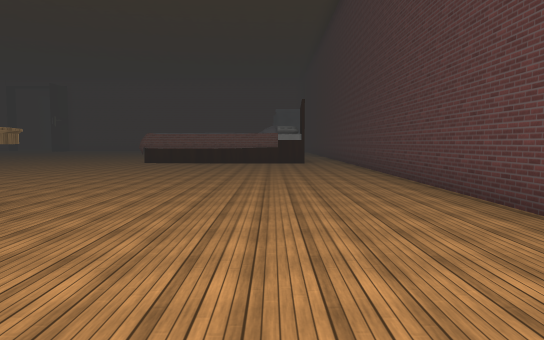
view 1 (above)

23 first-person views from a walk through a 3-D level made in the Unity game engine. The camera is 1.5 m above the floor, tilts 4° down and sees 70° across. The floor is counted in squares, 2.22 m on a side. Each view is taken from the middle of a square. On the plan, view 1 faces up. The plan holds only what a view shows up to about 11 squares ahead; the rest is blank. The place goes on beyond the plan. The player character is not drawn. Some animated figures are left out. Some surface patterns are stand-ins.

view 2
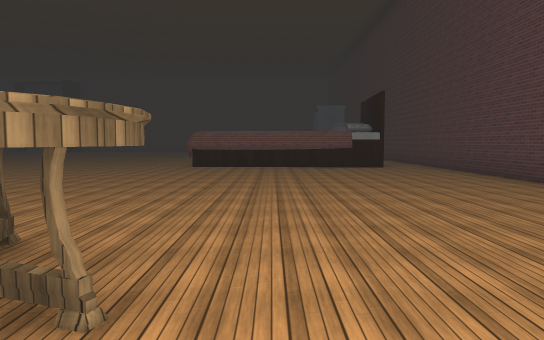

view 3
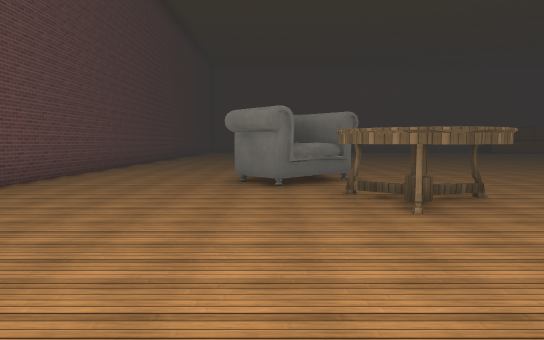

view 4
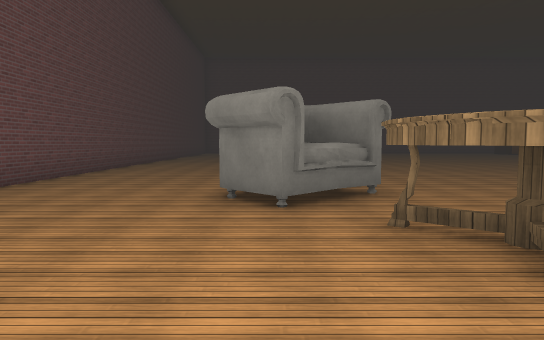

view 5
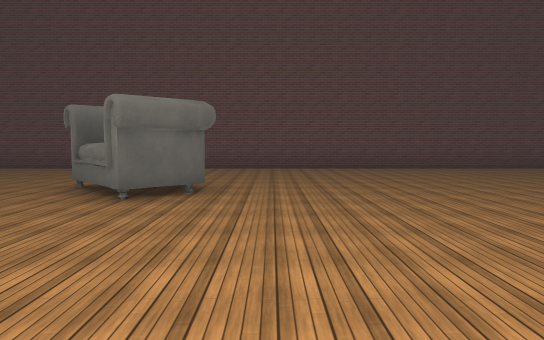

view 6
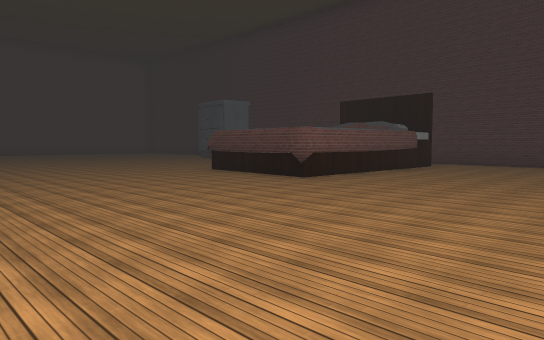

view 7
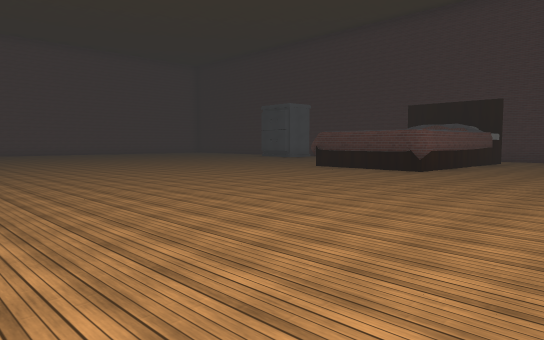

view 8
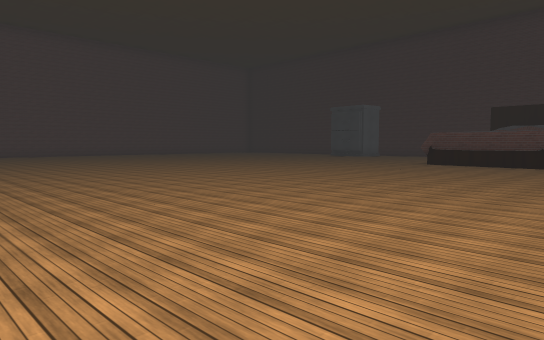

view 9
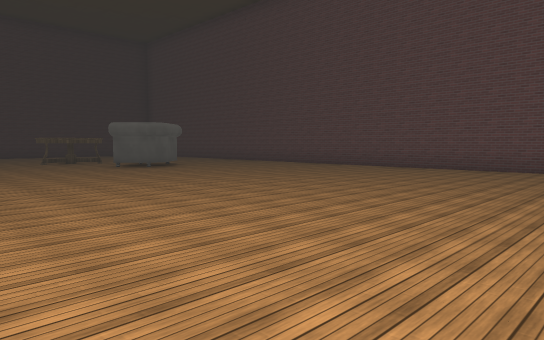

view 10
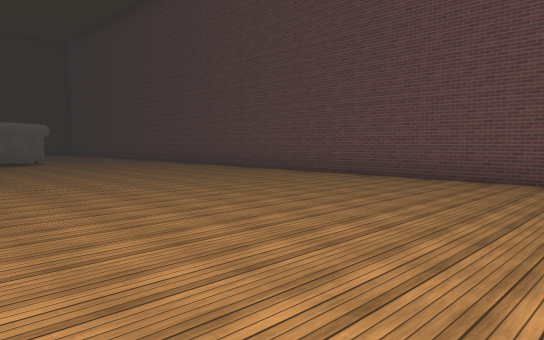

view 11
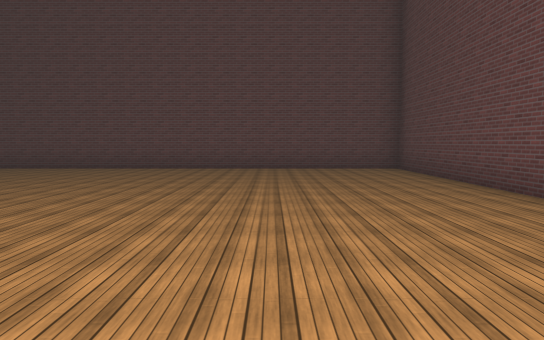

view 12
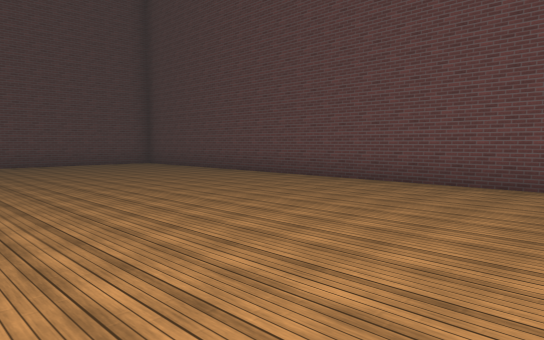

view 13
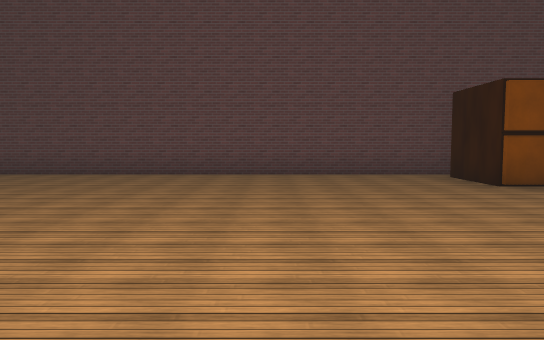

view 14
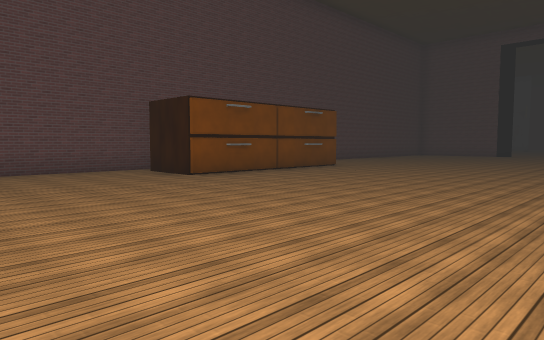

view 15
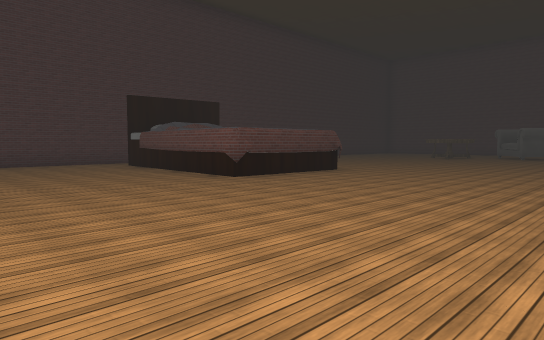

view 16
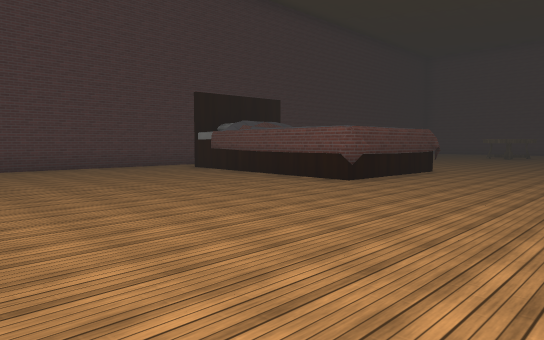

view 17
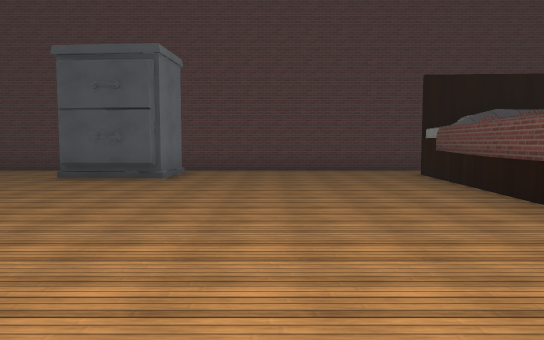

view 18
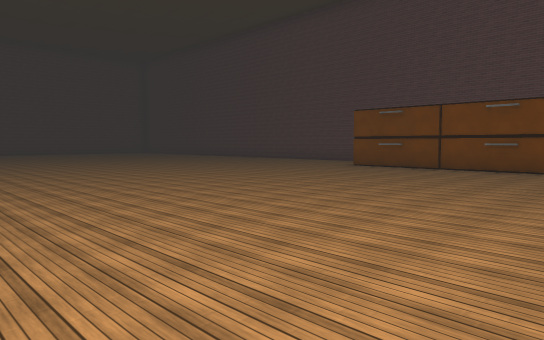

view 19
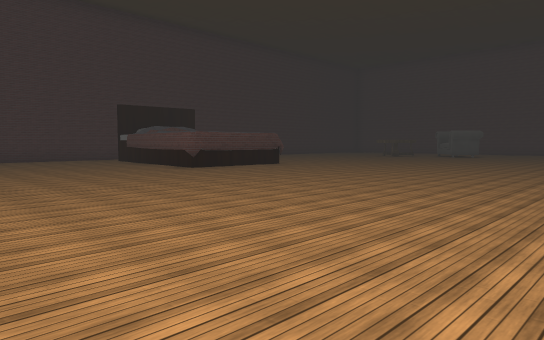

view 20
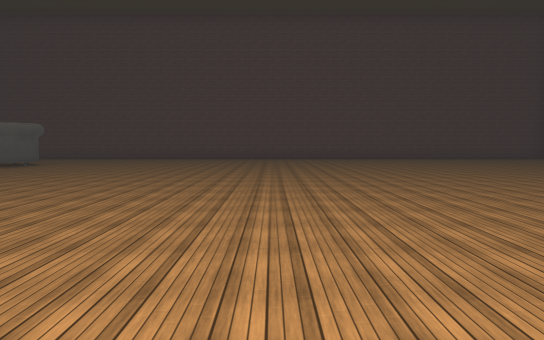

view 21
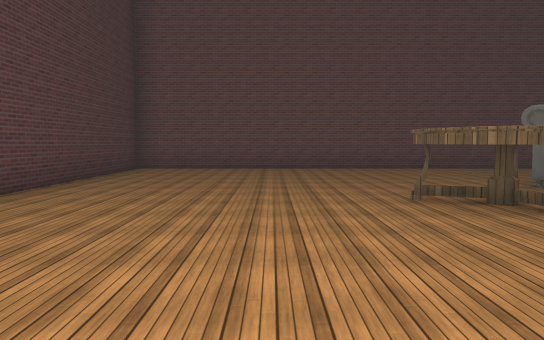

view 22
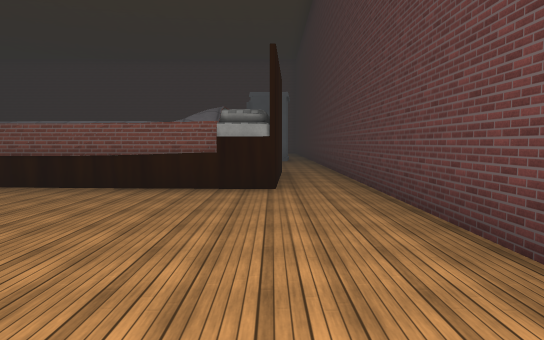

view 23
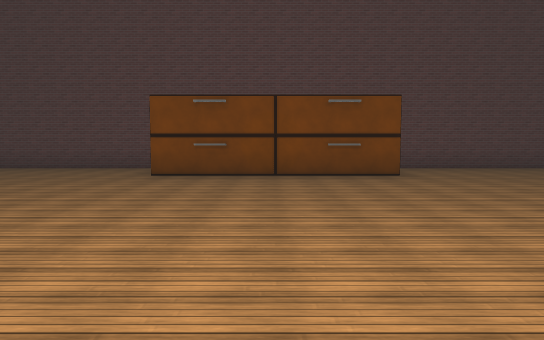

### Floor plan
Points are (right, up) in squares from view 1. A wall is a line through its corners. A room is listed if a view was taken in it or the views show most of it. See-through windows are left out.
Room 1 (views 1, 2, 3, 4, 5, 6, 7, 8, 9, 10, 11, 12, 13, 14, 15, 16, 17, 18, 19, 20, 21, 22, 23)
walls: (-4.2, 12.8) (-4.1, 16.1) (1.3, 15.8); (-3.8, 12.8) (-4.3, 12.8) (-4.4, 13.1); (-4.4, 15.8) (-4, 16.4); (-4.3, 15.9) (-4, 16.3); (1.2, 15.3) (1.1, 12.6) (-4.2, 12.9); (-25.3, 16) (-25.3, -2.2) (2.5, -2.2) (2.5, 21.2); (-22.9, 20.8) (-22.9, 15.5) (-24.6, 15.5); (-25.3, 22.5) (-25.3, 21.4)
objects: other object (-7, 2) to (-6, 3); table (-4, 3) to (-3, 4); other object (0, 22)

Positions as (right, up) in squares from view 1, and headings:
1: (0, 0), facing up
2: (-2, 2), facing up
3: (1, 2), facing left
4: (-1, 2), facing left
5: (-8, 8), facing down
6: (-10, 8), facing up-right
7: (-13, 9), facing up-right
8: (-16, 11), facing up-right
9: (-17, 8), facing down-right
10: (-20, 5), facing down-right
11: (-22, 8), facing down
12: (-19, 10), facing down-left
13: (-17, 12), facing left
14: (-16, 11), facing up-left
15: (-10, 21), facing down-right
16: (-8, 22), facing down-right
17: (-7, 19), facing right
18: (-13, 22), facing down-left
19: (-13, 22), facing down-right
20: (-14, 14), facing down
21: (-1, 8), facing down
22: (1, 7), facing up
23: (-15, 18), facing left
